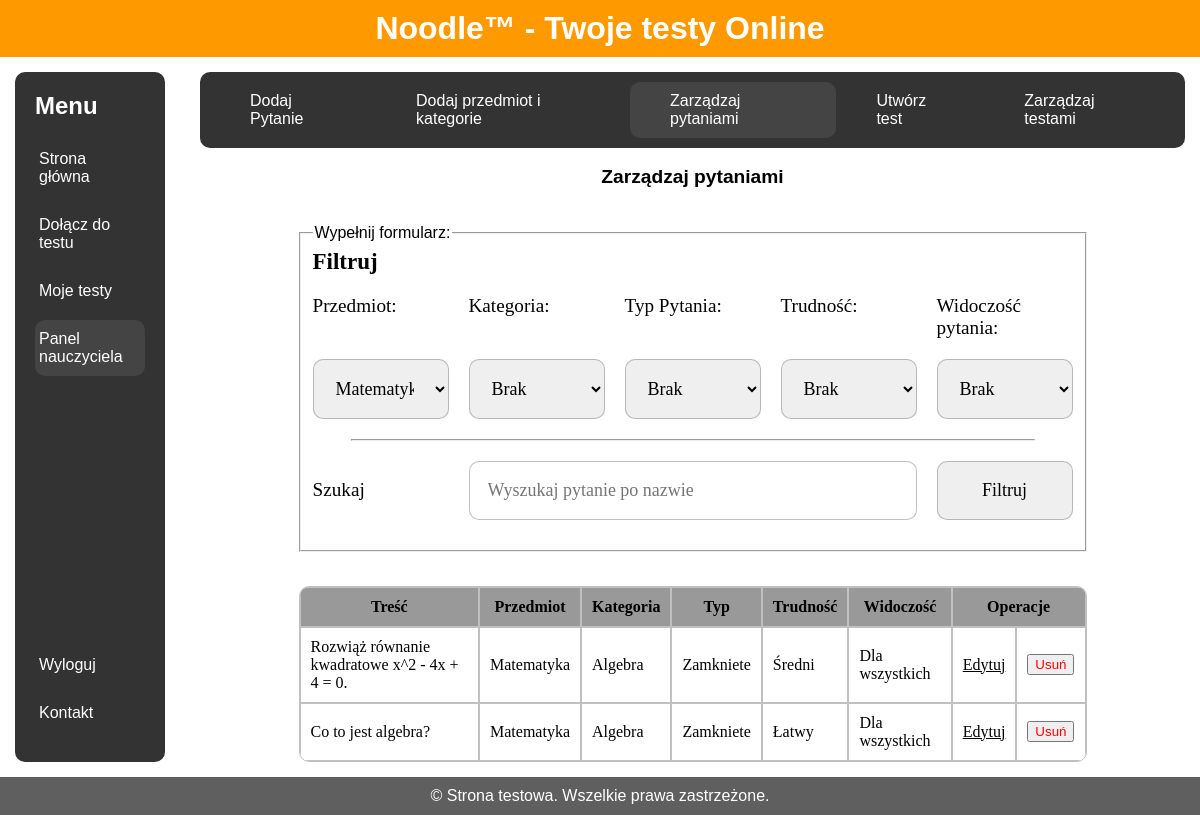
The app's page /StronaArch/html/panel_nauczyciela/zarz_pyt.php?przedmiot=Matematyka (signed in) with its own data.
### tables this page shows
CREATE TABLE `pytania` (
  `id` int(11) NOT NULL,
  `tresc` varchar(1000) NOT NULL,
  `przedmiot_id` int(11) NOT NULL,
  `kategoria_id` int(11) NOT NULL,
  `poziom_id` int(11) NOT NULL,
  `zdjecie` varchar(50) DEFAULT NULL,
  `autor` int(11) NOT NULL,
  `prywatnosc` tinyint(1) NOT NULL,
  `typ_pytania` int(11) NOT NULL
);

CREATE TABLE `przedmioty` (
  `id` int(11) NOT NULL,
  `nazwa` varchar(30) NOT NULL
);

CREATE TABLE `kategoria` (
  `id` int(11) NOT NULL,
  `nazwa` varchar(40) NOT NULL
);

CREATE TABLE `typ_pytania` (
  `id` int(11) NOT NULL,
  `nazwa_typu` varchar(15) NOT NULL
);

CREATE TABLE `poziom` (
  `id` int(11) NOT NULL,
  `trudnosc_nazwa` varchar(10) NOT NULL
);

### StronaArch/html/panel_nauczyciela/zarz_pyt.php (the view, shortened to what this page needs)
<!DOCTYPE html>
<html lang="en">
<head>
	<link rel="stylesheet" href="../../styles.css">
</head>
<body>
	<?php
		$servername = "localhost";
		$username = "root";
		$password = "";
		$dbname = "baza";
		$conn = new mysqli($servername, $username, $password, $dbname);
	?>
	<div class="wrapper">
		<div class="header-content" id="head">
      		<h1>Noodle™ - Twoje testy Online</h1>
    		</div>
    		<div class="container">
      		<div class="sidebar" id="menu">
        		<ul>
				<h2>Menu</h2>
				<li><a href="../../index.php">Strona główna</a></li>
				<li><a href="../dolacz_kod.php">Dołącz do testu</a></li>
				<li><a href="../moje_testy.php" class="dropdown-btn">Moje testy</a></li>
				<li><a href="../panel_nauczyciela/panel_nauczyciela.php" class="aktualna-strona">Panel nauczyciela</a></li>
        		</ul>
			<ul>
				<li>
    				<a href="../logowanie/logout.php">Wyloguj</a>
				</li>
				<li>
					<a href="../kontakt.php">Kontakt</a>
				</li>
			</ul>
      		</div>
			<div class="main-content" id="main">
				<div class="innermenu" id="">
					<ul style="display: flex;justify-content: space-evenly;">
						<li><a href="dodaj.php">Dodaj Pytanie</a></li>
						<li><a href="dodaj_kat.php">Dodaj przedmiot i kategorie</a></li>
						<li><a href="zarz_pyt.php" class="aktualna-strona">Zarządzaj pytaniami</a></li>
						<li><a href="utworz_test.php">Utwórz test</a></li>
						<li><a href="zarz_testami.php">Zarządzaj testami</a></li>
					</ul>
				</div>
				<div class="haslo" style="justify-content: flex-start;">
					<p>Zarządzaj pytaniami</p>
					<br><br>
					<fieldset style="width: 80%;margin-bottom:1em;">
						<legend>Wypełnij formularz:</legend>
						<form action="" method="GET" class="zarzadzaj">
							<p class="mid-width" style="grid-column: 1 / 3;">Filtruj</p>
							<p class="mid-width" style="grid-column: 4 / 6;"></p>
							<label for="przedmiot">Przedmiot:</label>
							<label for="kategoria">Kategoria:</label>
							<label for="typ">Typ Pytania:</label>
							<label for="poziom">Trudność:</label>
							<label for="prywatnosc">Widoczość pytania:</label>
							<select id="przedmiot" name="przedmiot">
								<?php
									$selected = isset($_GET['przedmiot']) ? $_GET['przedmiot'] : '0';
									$sql = "SELECT * FROM przedmioty";
									$result = $conn->query($sql);
									if ($result->num_rows > 0) {
										while($row = $result->fetch_assoc()) {
											echo '<option value="' . $row['nazwa'] . '" ' . ($selected == $row['nazwa'] ? 'selected' : '') . '>' . $row['nazwa'] . '</option>';
										}
									} else {
										echo '<option value="">Brak przedmiotów</option>';
									}
								?>
							</select>
							<select id="kategoria" name="kategoria">
								<?php
									$selected = isset($_GET['kategoria']) ? $_GET['kategoria'] : '0';
									echo '<option value="0" ' . ($selected == '0' ? 'selected' : '') . '>Brak</option>';
								?>
							</select>
							<select id="typ" name="typ">
								<?php
									$selected = isset($_GET['typ']) ? $_GET['typ'] : '0';
									echo '<option value="0" ' . ($selected == '0' ? 'selected' : '') . '>Brak</option>';
								?>
							</select>
							<select id="poziom" name="poziom">
								<?php
									$selected = isset($_GET['poziom']) ? $_GET['poziom'] : '0';
									echo '<option value="0" ' . ($selected == '0' ? 'selected' : '') . '>Brak</option>';
								?>
							</select>
							<select id="prywatnosc" name="prywatnosc">
								<option value="0">Brak</option>
							</select>
							<hr class="full-width" style="width: 90%; margin: auto;">
							<label for="tresc" style="align-self: center;">Szukaj</label>
							<?php
								$selected = isset($_GET['tresc']) ? $_GET['tresc'] : '';
								echo '<input type="text" id="tresc" name="tresc" placeholder="Wyszukaj pytanie po nazwie" value="' . $selected . '" style="grid-column: 2 / 5;" >';
							?>
							<input type="submit" style="grid-column: 5 / 6;" value="Filtruj">
						</form>
					</fieldset>
					<br>
					<div class="pytania">
						<table>
							<tbody>
								<tr>
									<th class="szerokie">Treść</th>
									<th>Przedmiot</th>
									<th>Kategoria</th>
									<th>Typ</th>
									<th>Trudność</th>
									<th>Widoczość</th>
									<th colspan="2">Operacje</th>
								</tr>
                                <?php
                                    $sql = "SELECT pytania.id, pytania.tresc, przedmioty.nazwa AS przedmiot, kategoria.nazwa AS kategoria, typ_pytania.nazwa_typu AS typ, poziom.trudnosc_nazwa AS trudnosc, pytania.prywatnosc AS widocznosc
									FROM Pytania
									INNER JOIN Przedmioty ON pytania.przedmiot_id = przedmioty.id
									INNER JOIN Kategoria ON pytania.kategoria_id = kategoria.id
									INNER JOIN Typ_pytania ON pytania.typ_pytania = typ_pytania.id
									INNER JOIN Poziom ON pytania.poziom_id = poziom.id";
									if (isset($_GET['przedmiot']) && $_GET['przedmiot'] != '0') {
										$sql .= " WHERE przedmioty.nazwa LIKE '%" . $_GET['przedmiot'] . "%'";
									}
                                    $result = $conn->query($sql);
                                    if ($result->num_rows > 0) {
                                        while($row = $result->fetch_assoc()) {
                                            echo '
                                            <tr>
                                                <td>' . $row['tresc'] . '</td>
                                                <td>' . $row['przedmiot'] . '</td>
                                                <td>' . $row['kategoria'] . '</td>
                                                <td>' . $row['typ'] . '</td>
                                                <td>' . $row['trudnosc'] . '</td>
                                                <td>' . ($row['widocznosc'] === '1' ? 'Tylko dla mnie' : 'Dla wszystkich') . '</td>
                                                <td style="text-align:center;">
													<a href="dodaj.php?id=' . $row['id'] . '">Edytuj</a>
												</td>
												<form method="POST" class="zarzadzaj">
													<input type="hidden" name="question_id" value="'.$row['id'].'">
													<td style="text-align:center;">
														<button type="submit" name="delete_question" class="delete" style="color: red;">Usuń</button>
													</td>
												</form>
                                            </form></td>
                                            </tr>';
                                        }
                                    }
                                    else {
                                        echo '<tr><td colspan="7">Brak pytań do wyświetlenia.</td></tr>';
                                    }
                                ?>
							</tbody>
						</table>
					</div>
				</div>
			</div>
    	</div>
		<div class="footer" id="stopka">
			<p>&copy; Strona testowa. Wszelkie prawa zastrzeżone.</p>
		</div>
	</div>
</body>
</html>

### Strona/html/styles.css (style rules this page uses)
* { box-sizing: border-box; margin: 0; }
body { font-family: Arial, sans-serif; display: flex; min-height: 100vh; flex-direction: column; }
.header-content { background-color: #ff9900; color: #fff; padding: 10px 0; text-align: center; position: sticky; width: 100%; top: 0; z-index: 1000; }
.header-content h1 { margin: 0; }
.wrapper { flex: 1; display: flex; flex-direction: column; }
.container { display: flex; flex: 1; align-items: flex-start; }
.sidebar { display: flex; flex-direction: column; background-color: #333; color: #fff; position: sticky; width: 12%; min-width: 150px; padding: 20px; margin: 15px; margin-right: 20px; border-radius: 10px; top: 0px; left: 0; height: auto; z-index: 900; overflow-y: auto; justify-content: space-between; }
.innermenu { display: flex; flex-direction: column; background-color: #333; color: #fff; width: 100%; min-width: 150px; border-radius: 10px; top: 0px; left: 0; height: auto; z-index: 900; overflow-y: auto; justify-content: space-between; align-self: start; }
.sidebar h2 { margin-bottom: 20px; }
.sidebar ul { list-style-type: none; padding: 0; margin-bottom: 0; }
.sidebar ul li { margin-bottom: 10px; }
.sidebar ul li a { color: #fff; text-decoration: none; display: block; padding: 10px 4px; }
.aktualna-strona { background-color: #444; border-radius: 10px; }
.innermenu ul { list-style-type: none; padding: 10px; margin-bottom: 0; }
.innermenu ul li a { color: #fff; text-decoration: none; display: block; padding: 10px 40px 10px 40px; }
.main-content { display: flex; flex: 1; flex-direction: column; justify-content: center; padding: 15px; flex-wrap: wrap; }
.footer { background-color: #5f5f5f; color: #fff; text-align: center; padding: 10px 0; }
form { display: grid; grid-template-columns: 1fr 1fr; gap: 20px; margin-bottom: 20px; font-family: calibri; font-size: larger; }
.full-width { grid-column: 1 / 3; position: relative; height: 100%; }
.haslo { display: flex; align-items: center; justify-content: center; min-width: 300px; flex-direction: column; }
.haslo > p { font-weight: bold; font-size: larger; }
input,textarea { padding: 1em; font-family: calibri; width: 100%; font-size: large; border: 1px solid #70707070; resize: vertical; border-radius:10px; }
table { position: relative; border-spacing: 0; font-family: calibri; z-index: 2; border: solid 1px #70707070; border-radius: 10px; overflow: hidden; }
td, th { padding: 10px; border: solid 1px #70707070; background-clip: padding-box; }
td { background-color: white; }
th { background-color: #999; }
td > a, td > a:visited { text-decoration: underline; color: black; }
.pytania { width: 80%; display: flex; align-items: center; justify-content: center; min-width: 300px; flex-direction: column; }
.pytania > table { width: 100%; }
.zarzadzaj { display: grid; grid-template-columns: 1fr 1fr 1fr 1fr 1fr; gap: 20px; margin-bottom: 20px; font-family: calibri; font-size: larger; }
.zarzadzaj > .full-width { grid-column: 1 / 6; position: relative; height: 100%; }
.zarzadzaj > .mid-width { position: relative; height: 100%; font-weight: bolder; font-size: larger; }
select { padding: 1em; font-family: calibri; width: 100%; font-size: large; border: 1px solid #70707070; resize: vertical; border-radius: 10px; }

### records on screen
pytania: tresc "Rozwiąż równanie kwadratowe x^2 - 4x + 4 = 0.", przedmiot.nazwa "Matematyka", kategoria.nazwa "Algebra", typ_pytania.nazwa_typu "Zamkniete", poziom.trudnosc_nazwa "Średni", prywatnosc "Dla wszystkich"
pytania: tresc "Co to jest algebra?", przedmiot.nazwa "Matematyka", kategoria.nazwa "Algebra", typ_pytania.nazwa_typu "Zamkniete", poziom.trudnosc_nazwa "Łatwy", prywatnosc "Dla wszystkich"

### other values on screen
form field przedmiot "Matematyka"
